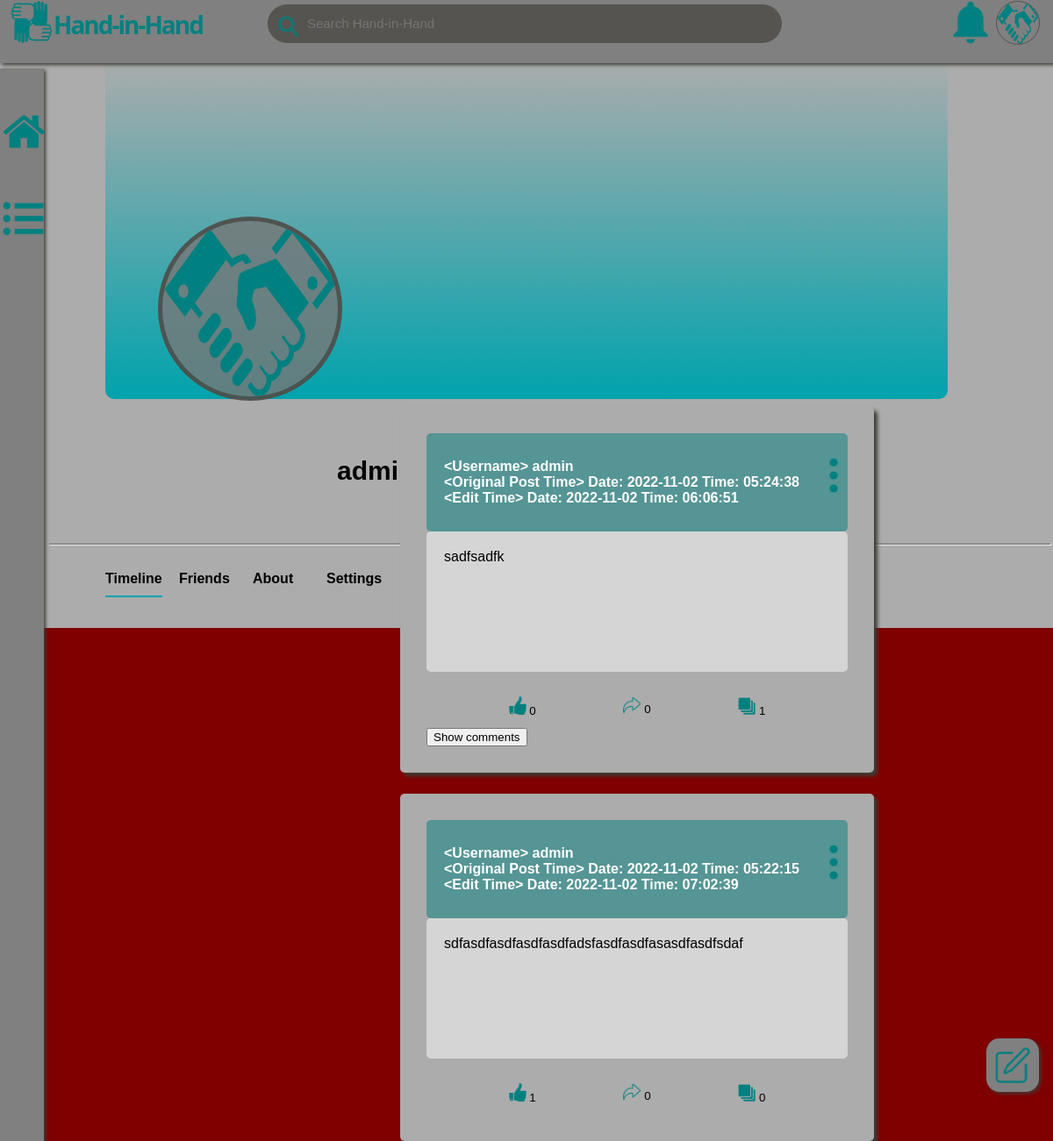
The page /home/timeline (signed in) on the database its author committed.
### app.py (models this page shows, shortened)
class User(db.Model, UserMixin):
    username = db.Column(db.String(1024), primary_key=True)
    password = db.Column(db.String(1024), nullable=False)
    first_name = db.Column(db.String(1024), nullable=False)
    middle_name = db.Column(db.String(1024), nullable=True)
    last_name = db.Column(db.String(1024), nullable=False)
    email = db.Column(db.String(1024), unique=True, nullable=False)
    profile_picture = db.Column(db.String(1024), nullable=True)
    background_banner_image = db.Column(db.String(1024), nullable=True)
    user_description = db.Column(db.String(1024), nullable=True)
    objective = db.Column(db.String(1024), nullable=True)
    phone_number = db.Column(db.String(9), nullable=True)

class Post(db.Model):
    post_id = db.Column(db.Integer, unique=True, primary_key=True)
    username = db.Column(db.String(1024), nullable=False)
    post_text = db.Column(db.String(1024), nullable=False)
    original_post_time = db.Column(db.TIMESTAMP, nullable=False)
    last_edit_time = db.Column(db.TIMESTAMP, nullable=True)
    post_media = db.Column(db.String(1024), nullable=True)

### app.py (the view)
@app.route('/home/timeline', methods=['GET', 'POST'])
@login_required
def user_timeline():
    session['url'] = url_for('user_timeline')
    timeline = []
    user_posts = Post.query.filter_by(username = current_user.username).all()
    for post in user_posts:
        timeline.append(TimelinePost(post, False))
    shares = Share.query.filter_by(username = current_user.username).all()
    for share in shares:
        post = Post.query.filter_by(post_id = share.post_id).first()
        timeline.append(TimelinePost(post, True))
    timeline = sorted(timeline, key = operator.attrgetter('time'), reverse = True)
    return render_template('personal_timeline.html', timeline = timeline, user = current_user)

### app.py (called while the page is built)
@login_manager.user_loader
def user_loader(username):
    return User.query.get(username)

    def get_num_likes(self):
        likes = CommentLikes.query.filter_by(
          comment_id = self.comment.comment_id
        ).all()
        return len(likes)

    def get_post_time(self):
        if self.is_share:
            share = Share.query.filter_by(
              post_id = self.post.post_id
            ).first()
            return share.shared_time
        else:
            return self.post.original_post_time

    def get_num_likes(self):
        likes = PostLikes.query.filter_by(post_id = self.post.post_id).all()
        return len(likes)

    def get_num_shares(self):
        shares = Share.query.filter_by(post_id = self.post.post_id).all()
        return len(shares)

    def get_num_comments(self):
        comments = Comment.query.filter_by(parent_id = self.post.post_id).all()
        return len(comments)

### templates/personal_timeline.html (shortened to what this page needs)
{% extends 'account.html' %}
{% block account_body %}
{% set ns = namespace(messages="") %}
{% for timeline_post in timeline %}
    <div class="timeline_post">
        <div class="timeline_post_header">
            <div>
                <div> &lt;Username&gt; {{ timeline_post.post.username }} </div>
                <div> &lt;Original Post Time&gt; {{ timeline_post.post.original_post_time.strftime('Date: %Y-%m-%d\n\nTime: %H:%M:%S') }} </div>
                {% if timeline_post.post.last_edit_time %}
                    <div> &lt;Edit Time&gt; {{ timeline_post.post.last_edit_time.strftime('Date: %Y-%m-%d\n\nTime: %H:%M:%S') }} </div>
                {% endif %}
            </div>
            <div class="dropdown_menu" style="position: flex; left: 90%; top: 5vh;">
                <button class="dropdown_menu_button">
                    <img class="menu_image" src="/static/three_dots_menu_icon.png" width="10px"  title="Comment Options">
                </button>
                <br/><br/><br/>
            </div>
        </div>
        <div class="timeline_post_text">
            <span>{{ timeline_post.post.post_text }}</span>
        </div>
        {% set likes_id = "likes_" ~ timeline_post.post.post_id %}
        {% set shares_id = "shares_" ~ timeline_post.post.post_id %}
        <div class="timeline_post_footer">
            <button class="like" name="{{ timeline_post.post.post_id }}" onclick="toggle_like(name)"> <img src="/static/like_icon.png" width="20px" title="Likes"> {{ timeline_post.num_likes }} </button>
            <button class="share" name="{{ timeline_post.post.post_id }}"> <img src="/static/share_icon.png" width="20px" title="Shares"> {{ timeline_post.num_shares }} </button>
            <button class="comment" name="{{ timeline_post.post.post_id }}" onclick="toggle_comments(name)"> <img src="/static/comment_count_icon.png" width="20px" title="Comments"> {{ timeline_post.num_comments }} </button>
        </div>
        {% if timeline_post.num_visible_comments != 0 %}
        <button class="show_comments" name="{{ timeline_post.post.post_id }}" onclick="show_comments(name)"> Show comments </button>
        {% endif %}
    </div>
    {% endfor %}
{% endblock %}

### templates/account.html (shortened to what this page needs)
{% set ns = namespace(messages="") %}
{% extends 'navigation_overlay.html' %}
{% block user_account_image %}
    {% if user.profile_picture %}
        <a href="/home/account">
            <img class="user_account_image" src="/static/uploads/{{ user.profile_picture }}" width="48px" height="48px" title="User Account">
        </a>
    {% else %}
        <a href="/home/account">
            <img class="user_account_image" src="/static/default_user_account_icon.png" width="48px" height="48px" title="User Account">
        </a>
    {% endif %}
{% endblock %}
{% block body %}
    {% if user.profile_picture %}
        <a href="/home/account">
            <img class="user_account_image" src="/static/uploads/{{ user.profile_picture }}" width="48px" height="48px" title="User Account" style="width: 200px; height: 200px; position: absolute; top: 19%; left: 15%; border-radius: 50%; border-width: 5px; z-index: 1;">
        </a>
    {% else %}
        <a href="/home/account">
            <img class="user_account_image" src="/static/default_user_account_icon.png" width="48px" height="48px" title="User Account" style="width: 200px; height: 200px; position: absolute; top: 19%; left: 15%; border-radius: 50%; border-width: 5px; z-index: 1; background: #777777ce;">
        </a>
    {% endif %}
    {% if user.background_banner_image %}
        <img src="/static/uploads/{{ user.background_banner_image }}"style="position: absolute; top: 5%; left: 10%; width: 80%; height: 30%; background: linear-gradient(to bottom, #777777 0%, #C1C6C8 100%); border: none; border-radius: 10px; ">
    {% else %}
        <div style="position: absolute; top: 5%; left: 10%; width: 80%; height: 30%; background: linear-gradient(to bottom, #acacac 0%, #00A3AD 100%); border: none; border-radius: 10px; ">
        </div>
    {% endif %}
    <div style="position: absolute; top: 5%; left: 0%; width: 100%; height: 50%; border: none; background: #acacac; z-index: -1;">
    </div>
    <div id="user_information_block">
        <div style="left: 32%; top: 40%; position: absolute; font-size: 30px; font-weight: bold;">
            {{ user.username }}
        </div>
        <div>
            <a href="/home/timeline" class="timeline_account_button">
                Timeline
            </a>
            <a href="/home/account/about" class="about_account_button">
                About
            </a>
            <a href="/home/account/friends" class="friends_account_button">
                Friends
            </a>
            <a href="/home/account/settings" class="settings_account_button">
                Settings
            </a>
            <a href="{{ url_for('messages') }}" class="messages_account_button">
            </a>
        </div>
    </div>
    {% block account_body %}
    {% endblock %}
{% endblock %}

### static/site.css (style rules this page uses)
body { font-family: sans-serif; background-color: #800000; width: 100%; height: 100%; }
::placeholder { font-size: 15px; }
.user_account_image { left: 93%; top: 1%; position: absolute; border-style: solid; border-radius: 50px; border-color: rgba(61, 60, 54, 0.643); background-color: transparent; border-width: 1px; }
.menu_image { left: 6%; top: 12%; position: absolute; border-style: none; border-width: 5px; }
.dropdown_menu_button { border: none; background-color: transparent; left: 6%; top: 12%; position: absolute; width: 48px; height: 96px; }
.dropdown_menu { display: inline-block; left: 0%; top: 10%; position: absolute; }

### templates/account.html (style rules this page uses)
.timeline_account_button, .timeline_account_button:visited, .timeline_account_button:active { text-decoration: none; color: black; display: block; position: absolute; top: 50%; left: 10%; font-weight: bold; }
.friends_account_button, .friends_account_button:visited, .friends_account_button:active { text-decoration: none; color: black; display: block; position: absolute; top: 50%; left: 17%; font-weight: bold; }
.about_account_button, .about_account_button:visited, .about_account_button:active { text-decoration: none; color: black; display: block; position: absolute; top: 50%; left: 24%; font-weight: bold; }
.settings_account_button, .settings_account_button:visited, .settings_account_button:active { text-decoration: none; color: black; display: block; position: absolute; top: 50%; left: 31%; font-weight: bold; }
.messages_account_button, .messages_account_button:visited, .messages_account_button:active { text-decoration: none; color: black; display: block; position: absolute; top: 50%; left: 38%; font-weight: bold; }

### templates/personal_timeline.html (style rules this page uses)
.timeline_account_button, .timeline_account_button:visited, .timeline_account_button:hover, .timeline_account_button:active { border-bottom: 2px solid #00A3AD; padding-bottom: 10px; }
.timeline_post { min-height: 20vmin; align-self: auto; width: 80%; margin-top: 2vmin; margin-bottom: 2vmin; border: 0.2vmin none; border-radius: 5px; background-color: #acacac; box-shadow: 4px 4px 4px #3d3c36; left: 50vh; width: 60vh; position: relative; display: -moz-inline-stack; padding: 30px; top: 48vh; }
.timeline_post_header { display: flex; align-items: center; justify-content: space-between; height: 6vmin; background-color: rgba(0, 128, 128, 0.50); padding: 20px; border-radius: 5px; font-weight: bold; color: white; }
.timeline_post_text { display: flex; min-height: 10vmin; max-height: 90vmin; overflow: auto; background-color: rgba(255, 255, 255, 0.5); border-radius: 5px; padding: 20px; }
.timeline_post_text > span { word-break: break-all; white-space: break-spaces; }
.timeline_post_footer { display: flex; height: 4vmin; justify-content: space-evenly; align-items: center; position: relative; }
.like, .share, .comment, .edit, .delete { background-color: transparent; border: none; }

### rows shown on the page
User: username "admin"
Post: post.username "admin", post.original_post_time "Date: 2022-11-02 Time: 05:24:38", post.last_edit_time "Date: 2022-11-02 Time: 06:06:51", post.post_text "sadfsadfk"
Post: post.username "admin", post.original_post_time "Date: 2022-11-02 Time: 05:22:15", post.last_edit_time "Date: 2022-11-02 Time: 07:02:39", post.post_text "sdfasdfasdfasdfasdfadsfasdfasdfasasdfasdfsdaf"

### other values the page prints
{{ timeline_post.num_likes }} "0" "1"
{{ timeline_post.num_shares }} "0" "0"
{{ timeline_post.num_comments }} "1" "0"
